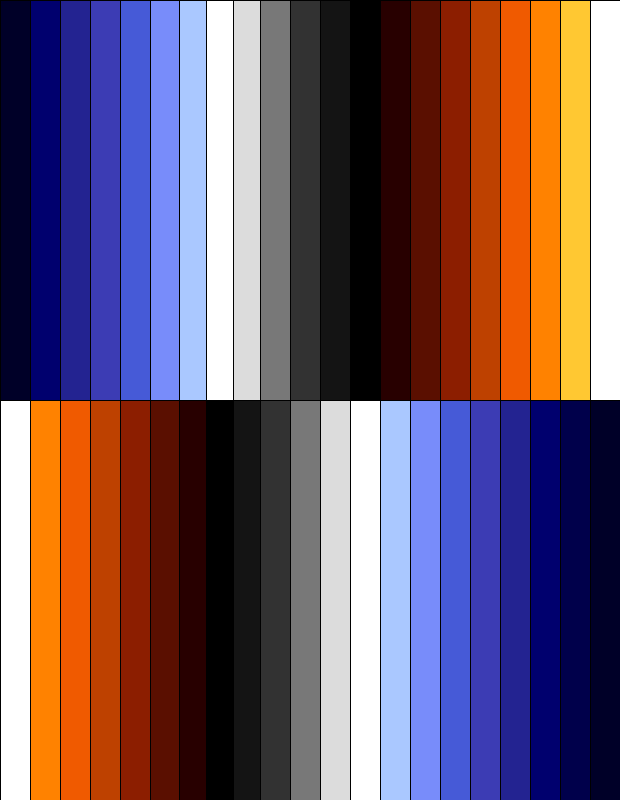
Frame 1 (no input)
Frame 60 (the mouse pressed at the canvas centre just before this capture): identical to frame 1, image omitted
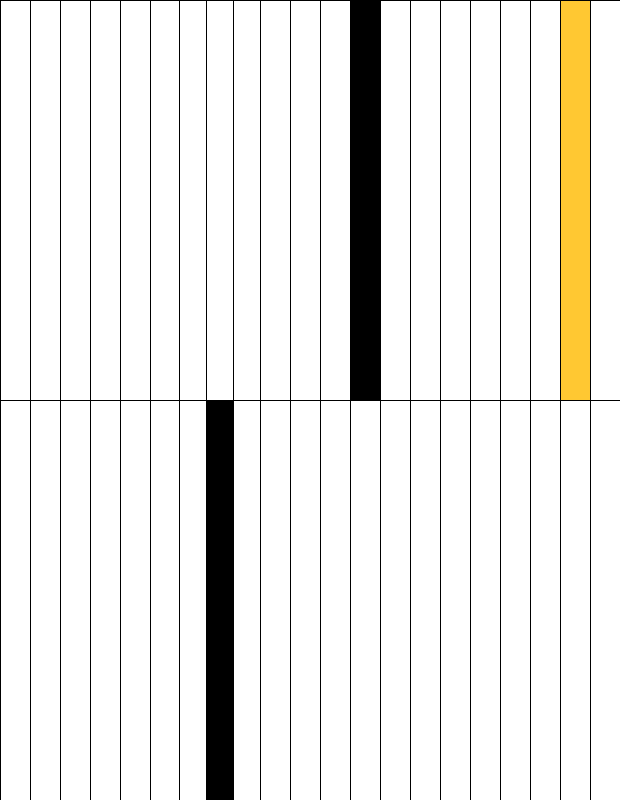
Frame 120 (the mouse held since frame 60 and released just before this capture)

The Processing sketch that drew these frames (run headless with seeded random() and noise(); from frame 60 on, the mouse is pressed at the canvas centre):

// Processing sketch: sketch_z001_freire
// ── sketch_z001_freire.pde
int w=30;
int h=400;
int R1,G1,B1,Gray;

void setup(){
  size(620,800);
  background(255);
  //colorMode(HSB,width,255,255);
  R1=0;
  G1=0;
  B1=40;
  Gray=220;
}

void draw(){
  
  
 //arriba
  fill(R1+mouseX,G1+mouseX,B1+mouseX);
  rect(0, 0, w, h);
  fill(R1+mouseX,G1+mouseX,B1+mouseX+35);
  rect(0+w, 0, w, h);
  fill(R1+mouseX,G1+mouseX,B1+mouseX+2*35);
  rect(0+w, 0, w, h);
  fill(R1+mouseX+35,G1+mouseX+35,B1+mouseX+3*35);
  rect(0+2*w, 0, w, h);
  fill(R1+mouseX+60,G1+mouseX+60,B1+mouseX+4*35);
  rect(0+3*w, 0, w, h);
  fill(R1+mouseX+70,G1+mouseX+90,B1+mouseX+5*35);
  rect(0+4*w, 0, w, h);
  fill(R1+mouseX+120,G1+mouseX+140,B1+mouseX+6*35);
  rect(0+5*w, 0, w-1, h);
  fill(R1+mouseX+170,G1+mouseX+200,B1+mouseX+7*35);
  rect(0+6*w-1, 0, w-3, h);
  fill(255,255,255);
  rect(0+7*w-4, 0, w-3, h);
  fill(Gray+mouseX,Gray+mouseX,Gray+mouseX);
  rect(0+8*w-7, 0, w-3, h);
  fill(Gray+mouseX-100,Gray+mouseX-100,Gray+mouseX-100);
  rect(0+9*w-10, 0, w, h);
  fill(Gray+mouseX-170,Gray+mouseX-170,Gray+mouseX-170);
  rect(0+10*w-10, 0, w, h);
  fill(Gray+mouseX-200,Gray+mouseX-200,Gray+mouseX-200);
  rect(0+11*w-10, 0, w, h);
  fill(0,0,0);
  rect(0+12*w-10, 0, w, h);
  fill(B1+mouseX,G1+mouseX,R1+mouseX);
  rect(0+13*w-10, 0, w, h);
  fill(B1+mouseX+50,G1+mouseX+15,R1+mouseX);
  rect(0+14*w-10, 0, w, h);
  fill(B1+mouseX+100,G1+mouseX+30,R1+mouseX);
  rect(0+15*w-10, 0, w, h);
  fill(B1+mouseX+150,G1+mouseX+65,R1+mouseX);
  rect(0+16*w-10, 0, w, h);
  fill(B1+mouseX+200,G1+mouseX+90,R1+mouseX);
  rect(0+17*w-10, 0, w, h);
  fill(255,G1+mouseX+130,R1+mouseX);
  rect(0+18*w-10, 0, w, h);
  fill(255,200,50);
  rect(0+19*w-10, 0, w, h);
  fill(255,255,255);
  rect(0+20*w-10, 0, w, h);
  
  //abajo
  fill(255,255,255); //ultimo
  rect(0, h, w, h);
  fill(255,200,50);//20
  
  rect(0+w, h, w, h);
  fill(255,G1+mouseX+130,R1+mouseX);//19
  
  rect(0+w, h, w, h);
  fill(B1+mouseX+200,G1+mouseX+90,R1+mouseX);//18
  
  rect(0+2*w, h, w, h);
  fill(B1+mouseX+150,G1+mouseX+65,R1+mouseX);//17
  
  rect(0+3*w, h, w, h);
  fill(B1+mouseX+100,G1+mouseX+30,R1+mouseX);//16
  
  rect(0+4*w, h, w, h);
  fill(B1+mouseX+50,G1+mouseX+15,R1+mouseX);//15
  
  rect(0+5*w, h, w-1, h);
  fill(B1+mouseX,G1+mouseX,R1+mouseX);//14
  
  rect(0+6*w-1, h, w-3, h);
  fill(0,0,0);//13
 
  rect(0+7*w-4, h, w-3, h);
  fill(Gray+mouseX-200,Gray+mouseX-200,Gray+mouseX-200);//12
  
  rect(0+8*w-7, h, w-3, h);
  fill(Gray+mouseX-170,Gray+mouseX-170,Gray+mouseX-170);//11
  
  rect(0+9*w-10, h, w, h);
  fill(Gray+mouseX-100,Gray+mouseX-100,Gray+mouseX-100);//10
  rect(0+10*w-10, h, w, h);
  fill(Gray+mouseX,Gray+mouseX,Gray+mouseX);//9
  rect(0+11*w-10, h, w, h);
   fill(255,255,255);//8
  rect(0+12*w-10, h, w, h);
  fill(R1+mouseX+170,G1+mouseX+200,B1+mouseX+7*35);//7
  rect(0+13*w-10, h, w, h);
  fill(R1+mouseX+120,G1+mouseX+140,B1+mouseX+6*35);//6
  rect(0+14*w-10, h, w, h);
  fill(R1+mouseX+70,G1+mouseX+90,B1+mouseX+5*35);//5
  rect(0+15*w-10, h, w, h);
  fill(R1+mouseX+60,G1+mouseX+60,B1+mouseX+4*35);//4
  rect(0+16*w-10, h, w, h);
  fill(R1+mouseX+35,G1+mouseX+35,B1+mouseX+3*35);//3
  rect(0+17*w-10, h, w, h);
  fill(R1+mouseX,G1+mouseX,B1+mouseX+2*35);//2
  rect(0+18*w-10, h, w, h);
  fill(R1+mouseX,G1+mouseX,B1+mouseX+35); //1
  rect(0+19*w-10, h, w, h);
  fill(R1+mouseX,G1+mouseX,B1+mouseX);//primero
  rect(0+20*w-10, h, w, h);
  
  
}
